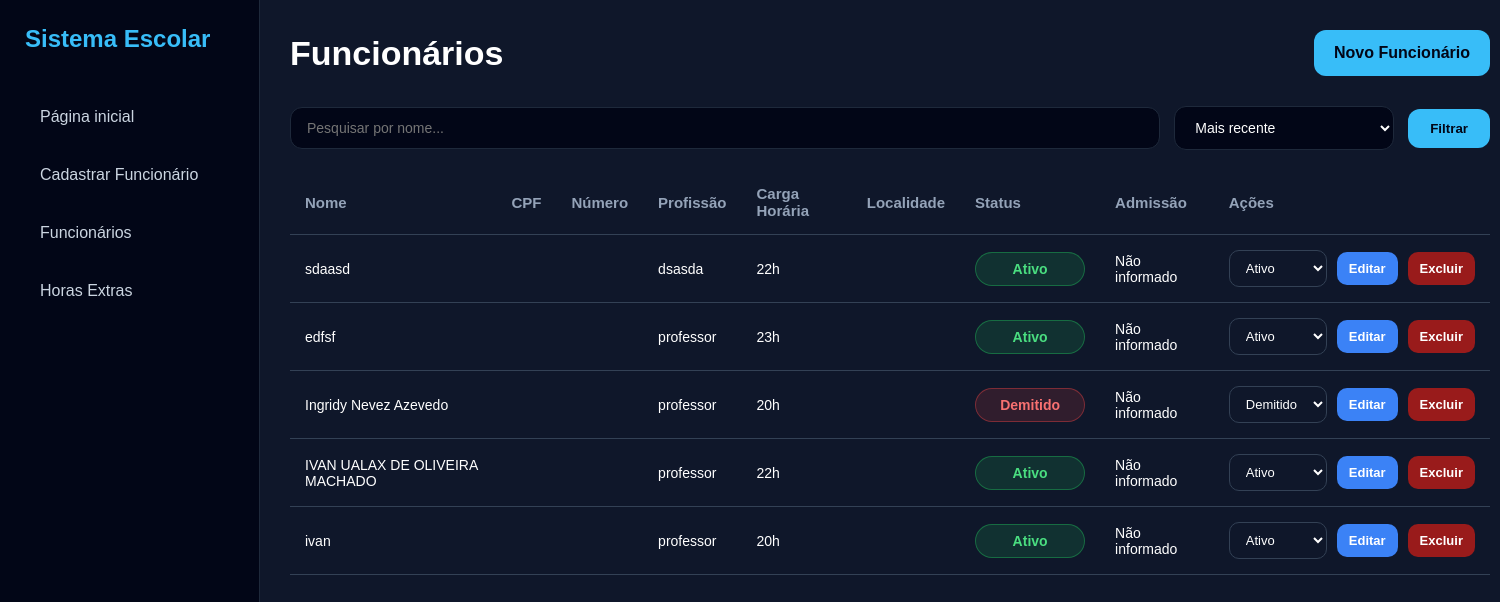
The page /funcionarios/ (signed in) on the database as committed earlier.
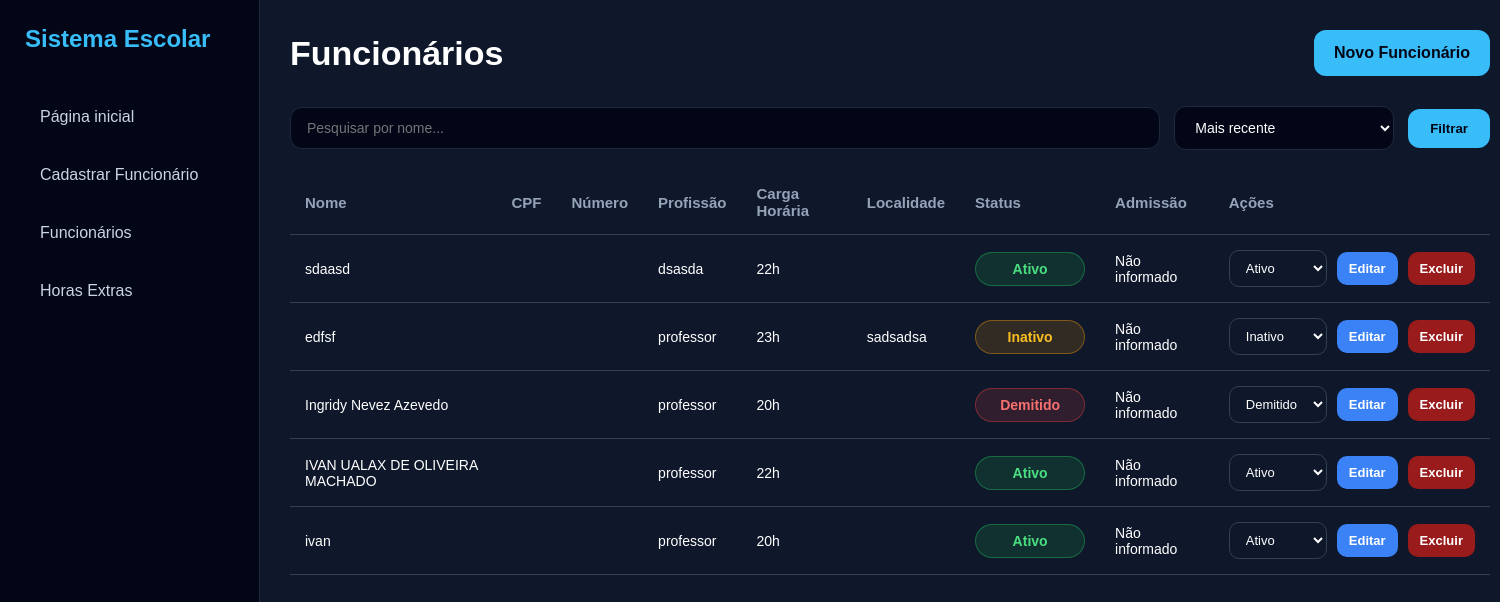
The same page on the database as committed later.
### funcionarios/models.py (models this page shows, shortened)
class Funcionario(models.Model):
    STATUS = (
        ('ativo', 'Ativo'),
        ('inativo', 'Inativo'),
        ('demitido', 'Demitido'),
    )
    nome = models.CharField(max_length=150)
    cpf = models.CharField(max_length=14)
    numero = models.CharField(
        max_length=20,
        blank=True,
        null=True
    )
    localidade = models.CharField(
        max_length=150,
        blank=True,
        null=True
    )
    escola = models.CharField(max_length=150)
    cargo = models.ForeignKey(
        Cargo,
        on_delete=models.SET_NULL,
        null=True,
        blank=True
    )
    carga_horaria = models.IntegerField(default=0)
    status = models.CharField(
        max_length=20,
        choices=STATUS,
        default='ativo'
    )
    data_admissao = models.DateField(
        blank=True,
        null=True
    )
    criado_em = models.DateTimeField(auto_now_add=True)

class Cargo(models.Model):
    nome = models.CharField(
        max_length=100,
        unique=True
    )

### funcionarios/views.py (the view)
@login_required(login_url='/login/')
def funcionarios(request):
    busca = request.GET.get('busca')
    ordem = request.GET.get('ordem')
    funcionarios = Funcionario.objects.all()
    if busca:
        funcionarios = funcionarios.filter(nome__icontains=busca)
    if ordem == 'antigo':
        funcionarios = funcionarios.order_by('id')
    else:
        funcionarios = funcionarios.order_by('-id')
    return render(
        request,
        'funcionarios.html',
        {
            'funcionarios': funcionarios,
            'busca': busca,
            'ordem': ordem,
        }
    )

### funcionarios/templates/funcionarios.html (shortened to what the changed rows need)
{% load static %}
<!DOCTYPE html>
<html lang="pt-br">
<head>
</head>
<body>
    <div class="content">
        <div class="topo">
            <h1>
                Funcionários
            </h1>
        </div>
        <div class="box">
            <table>
                <tr>
                    <th>Nome</th>
                    <th>CPF</th>
                    <th>Número</th>
                    <th>Profissão</th>
                    <th>Carga Horária</th>
                    <th>Localidade</th>
                    <th>Status</th>
                    <th>Admissão</th>
                    <th>Ações</th>
                </tr>
                {% for funcionario in funcionarios %}
                <tr>
                    <td>{{ funcionario.nome }}</td>
                    <td>{{ funcionario.cpf }}</td>
                    <td>{{ funcionario.numero }}</td>
                    <td>
                        {% if funcionario.cargo %}
                            {{ funcionario.cargo.nome }}
                        {% else %}
                            Não informado
                        {% endif %}
                    </td>
                    <td>
                        {{ funcionario.carga_horaria }}h
                    </td>
                    <td>
                        {{ funcionario.localidade }}
                    </td>
                    <td>
                        {% if funcionario.status == 'ativo' %}
                            <span class="ativo">
                                Ativo
                            </span>
                        {% elif funcionario.status == 'inativo' %}
                            <span class="inativo">
                                Inativo
                            </span>
                        {% else %}
                            <span class="demitido">
                                Demitido
                            </span>
                        {% endif %}
                    </td>
                    <td>
                        {% if funcionario.data_admissao %}
                            {{ funcionario.data_admissao|date:"d/m/Y" }}
                        {% else %}
                            Não informado
                        {% endif %}
                    </td>
                    <td>
                        <div class="acoes">
                            <form
                                method="POST"
                                action="/funcionarios/status/{{ funcionario.id }}/"
                            >
                                <select
                                    name="status"
                                    class="status-select"
                                    onchange="this.form.submit()"
                                >
                                    <option
                                        value="ativo"
                                        {% if funcionario.status == 'ativo' %}selected{% endif %}
                                    >
                                        Ativo
                                    </option>
                                    <option
                                        value="inativo"
                                        {% if funcionario.status == 'inativo' %}selected{% endif %}
                                    >
                                        Inativo
                                    </option>
                                </select>
                            </form>
                            <a
                                href="/funcionarios/editar/{{ funcionario.id }}/"
                                class="btn-editar"
                            >
                                Editar
                            </a>
                            <a
                                href="#"
                                class="btn-excluir"
                                onclick="abrirModalExcluir('{{ funcionario.id }}', '{{ funcionario.nome }}')"
                            >
                                Excluir
                            </a>
                        </div>
                    </td>
                </tr>
                {% endfor %}
            </table>
        </div>
    </div>
</body>
</html>

Rows that differ between the two databases and show on the page:
changed Funcionario "edfsf": localidade (not shown) → "sadsadsa"; status "Ativo" → "Inativo"
